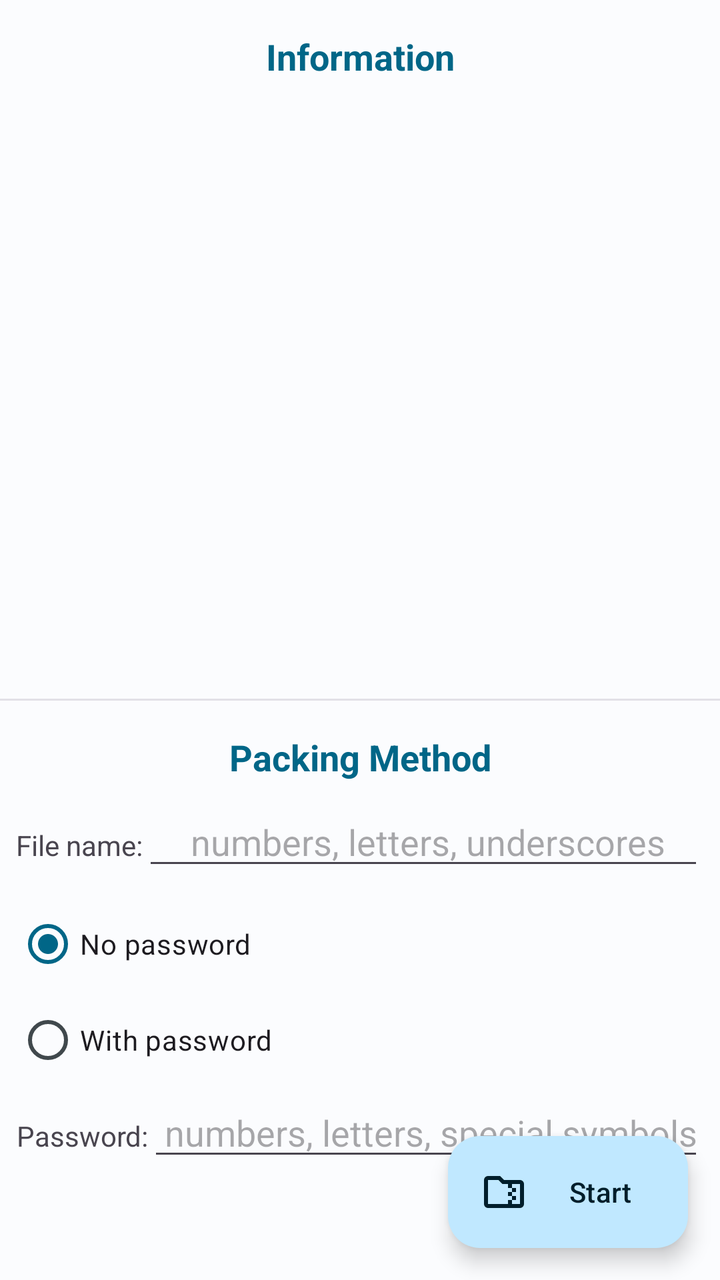
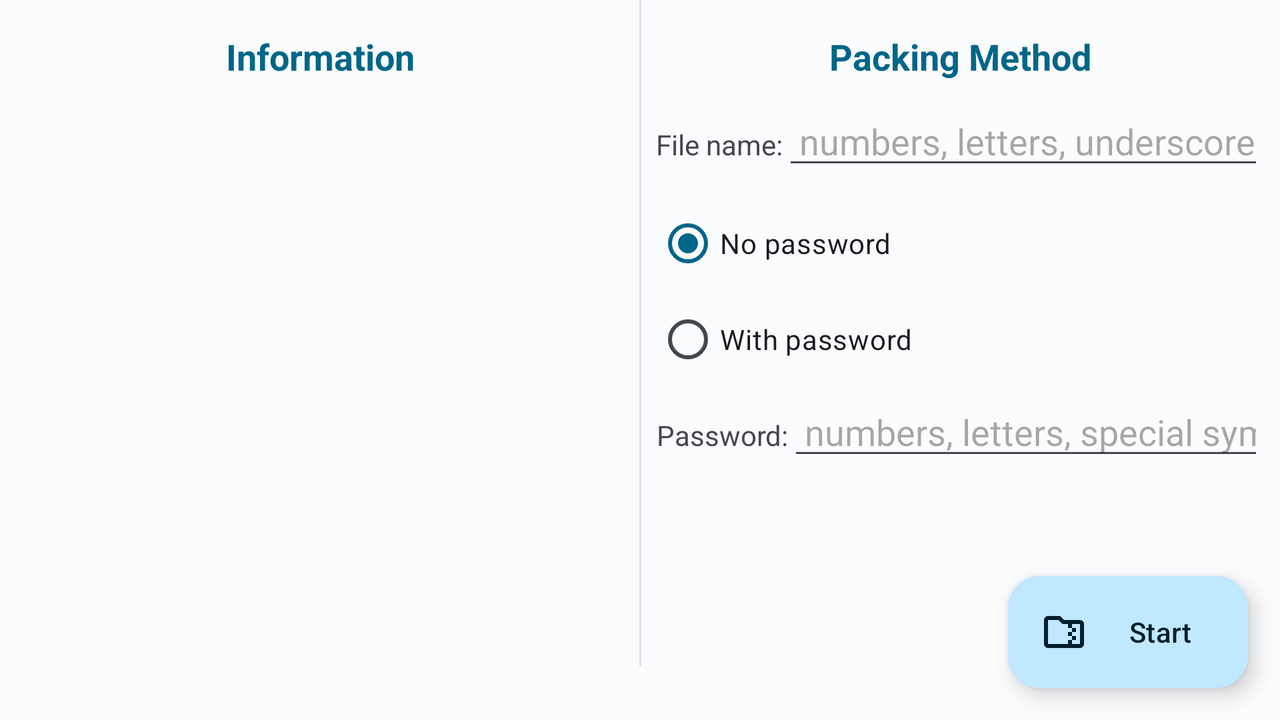

First picture: res/layout/ on a phone held upright. Second picture: the repository's own variant of that layout, on a device whose configuration matches the variant's folder. Source for both follows.
<!-- AndroidManifest.xml: application theme Theme.ImageCraft.ActionBar -->
<!-- res/layout/activity_zip.xml -->
<?xml version="1.0" encoding="utf-8"?>
<androidx.coordinatorlayout.widget.CoordinatorLayout xmlns:android="http://schemas.android.com/apk/res/android"
    xmlns:app="http://schemas.android.com/apk/res-auto"
    xmlns:tools="http://schemas.android.com/tools"
    android:layout_width="match_parent"
    android:layout_height="match_parent"
    tools:context=".functions.Image2ZipActivity">

    <androidx.core.widget.NestedScrollView
        android:layout_width="match_parent"
        android:layout_height="match_parent"
        android:fillViewport="true">

        <androidx.constraintlayout.widget.ConstraintLayout
            android:layout_width="match_parent"
            android:layout_height="match_parent"
            android:animateLayoutChanges="true"
            android:paddingBottom="80dp"
            app:layout_constraintWidth_max="700dp">

            <TextView
                android:id="@+id/info_title"
                android:layout_width="wrap_content"
                android:layout_height="wrap_content"
                android:layout_marginTop="16dp"
                android:text="@string/image_info"
                android:textColor="?colorPrimary"
                android:textSize="18sp"
                android:textStyle="bold"
                app:layout_constraintEnd_toEndOf="parent"
                app:layout_constraintStart_toStartOf="parent"
                app:layout_constraintTop_toTopOf="parent" />

            <TextView
                android:id="@+id/info_content"
                android:layout_width="wrap_content"
                android:layout_height="wrap_content"
                android:layout_marginTop="16dp"
                android:textSize="14sp"
                android:textStyle="normal"
                app:layout_constraintEnd_toEndOf="parent"
                app:layout_constraintStart_toStartOf="parent"
                app:layout_constraintTop_toBottomOf="@+id/info_title" />

            <androidx.recyclerview.widget.RecyclerView
                android:id="@+id/carousel_recycler_view"
                android:layout_width="0dp"
                android:layout_height="250dp"
                android:layout_margin="8dp"
                android:clipChildren="false"
                android:clipToPadding="false"
                android:orientation="horizontal"
                app:layoutManager="com.google.android.material.carousel.CarouselLayoutManager"
                app:layout_constraintEnd_toEndOf="parent"
                app:layout_constraintStart_toStartOf="parent"
                app:layout_constraintTop_toBottomOf="@+id/info_content" />

            <com.google.android.material.divider.MaterialDivider
                android:id="@+id/info_div"
                android:layout_width="0dp"
                android:layout_height="wrap_content"
                android:layout_marginTop="16dp"
                android:alpha="0.5"
                app:layout_constraintEnd_toEndOf="parent"
                app:layout_constraintStart_toStartOf="parent"
                app:layout_constraintTop_toBottomOf="@+id/carousel_recycler_view" />

            <TextView
                android:id="@+id/method"
                android:layout_width="wrap_content"
                android:layout_height="wrap_content"
                android:layout_marginTop="16dp"
                android:text="@string/packing_method"
                android:textColor="?colorPrimary"
                android:textSize="18sp"
                android:textStyle="bold"
                app:layout_constraintEnd_toEndOf="parent"
                app:layout_constraintStart_toStartOf="parent"
                app:layout_constraintTop_toBottomOf="@+id/info_div" />

            <LinearLayout
                android:id="@+id/linear_for_name"
                android:layout_width="0dp"
                android:layout_height="wrap_content"
                android:layout_margin="8dp"
                android:orientation="horizontal"
                app:layout_constraintEnd_toEndOf="parent"
                app:layout_constraintStart_toStartOf="parent"
                app:layout_constraintTop_toBottomOf="@+id/method"
                tools:ignore="RtlSymmetry">

                <TextView
                    android:layout_width="wrap_content"
                    android:layout_height="wrap_content"
                    android:gravity="center"
                    android:text="@string/file_name"
                    android:textAlignment="gravity" />

                <EditText
                    android:id="@+id/ed_name"
                    android:layout_width="match_parent"
                    android:layout_height="wrap_content"
                    android:gravity="center"
                    android:hint="@string/file_name_content"
                    android:imeOptions="actionDone"
                    android:importantForAutofill="no"
                    android:inputType="text"
                    android:maxLength="10"
                    android:paddingStart="8dp" />

            </LinearLayout>

            <RadioGroup
                android:id="@+id/radioGroup"
                android:layout_width="0dp"
                android:layout_height="wrap_content"
                android:layout_margin="8dp"
                app:layout_constraintEnd_toEndOf="parent"
                app:layout_constraintStart_toStartOf="parent"
                app:layout_constraintTop_toBottomOf="@+id/linear_for_name">

                <com.google.android.material.radiobutton.MaterialRadioButton
                    android:id="@+id/auto"
                    android:layout_width="match_parent"
                    android:layout_height="wrap_content"
                    android:checked="true"
                    android:text="@string/no_password"
                    android:textSize="14sp" />

                <com.google.android.material.radiobutton.MaterialRadioButton
                    android:id="@+id/custom"
                    android:layout_width="match_parent"
                    android:layout_height="wrap_content"
                    android:text="@string/with_password"
                    android:textSize="14sp" />
            </RadioGroup>

            <LinearLayout
                android:id="@+id/lr_for_password"
                android:layout_width="0dp"
                android:layout_height="wrap_content"
                android:layout_marginHorizontal="8dp"
                android:orientation="horizontal"
                android:visibility="invisible"
                app:layout_constraintEnd_toEndOf="parent"
                app:layout_constraintStart_toStartOf="parent"
                app:layout_constraintTop_toBottomOf="@+id/radioGroup"
                tools:ignore="RtlSymmetry"
                tools:visibility="visible">

                <TextView
                    android:layout_width="wrap_content"
                    android:layout_height="wrap_content"
                    android:gravity="center"
                    android:text="@string/password"
                    android:textAlignment="gravity" />

                <EditText
                    android:id="@+id/ed_password"
                    android:layout_width="match_parent"
                    android:layout_height="wrap_content"
                    android:gravity="center"
                    android:hint="@string/password_content"
                    android:imeOptions="actionDone"
                    android:importantForAutofill="no"
                    android:inputType="textPassword"
                    android:maxLength="9"
                    android:paddingStart="8dp" />

            </LinearLayout>

        </androidx.constraintlayout.widget.ConstraintLayout>

    </androidx.core.widget.NestedScrollView>

    <com.google.android.material.floatingactionbutton.ExtendedFloatingActionButton
        android:id="@+id/bt_floating"
        android:layout_width="wrap_content"
        android:layout_height="wrap_content"
        android:layout_gravity="end|bottom"
        android:layout_margin="16dp"
        android:text="@string/start"
        app:icon="@drawable/folder_zip" />
</androidx.coordinatorlayout.widget.CoordinatorLayout>
<!-- resources referenced by this layout -->
<resources>
  <!-- drawable folder_zip (drawable) -->
  <vector xmlns:android="http://schemas.android.com/apk/res/android"
      android:width="24dp"
      android:height="24dp"
      android:tint="?colorOnBackground"
      android:viewportWidth="960"
      android:viewportHeight="960">
      <path
          android:fillColor="@android:color/white"
          android:pathData="M640,480L640,400L720,400L720,480L640,480ZM640,560L560,560L560,480L640,480L640,560ZM640,640L640,560L720,560L720,640L640,640ZM447,320L367,240L160,240Q160,240 160,240Q160,240 160,240L160,720Q160,720 160,720Q160,720 160,720L560,720L560,640L640,640L640,720L800,720Q800,720 800,720Q800,720 800,720L800,320Q800,320 800,320Q800,320 800,320L640,320L640,400L560,400L560,320L447,320ZM160,800Q127,800 103.5,776.5Q80,753 80,720L80,240Q80,207 103.5,183.5Q127,160 160,160L400,160L480,240L800,240Q833,240 856.5,263.5Q880,287 880,320L880,720Q880,753 856.5,776.5Q833,800 800,800L160,800ZM160,720L160,720Q160,720 160,720Q160,720 160,720L160,320Q160,320 160,320Q160,320 160,320L160,320L160,240L160,240Q160,240 160,240Q160,240 160,240L160,720Q160,720 160,720Q160,720 160,720Z" />
  </vector>
  <string name="file_name">File name:</string>
  <string name="file_name_content">numbers, letters, underscores</string>
  <string name="image_info">Information</string>
  <string name="no_password">No password</string>
  <string name="packing_method">Packing Method</string>
  <string name="password">Password: </string>
  <string name="password_content">numbers, letters, special symbols</string>
  <string name="start">Start</string>
  <string name="with_password">With password</string>
  <style name="Theme.ImageCraft.ActionBar" parent="Base.Theme.ImageCraft.ActionBar" />
  <color name="md_theme_light_primary">#006687</color>
  <color name="md_theme_light_onPrimary">#FFFFFF</color>
  <color name="md_theme_light_primaryContainer">#C0E8FF</color>
  <color name="md_theme_light_onPrimaryContainer">#001E2B</color>
  <color name="md_theme_light_secondary">#006685</color>
  <color name="md_theme_light_onSecondary">#FFFFFF</color>
  <color name="md_theme_light_secondaryContainer">#BFE9FF</color>
  <color name="md_theme_light_onSecondaryContainer">#001F2A</color>
  <color name="md_theme_light_tertiary">#5F5A7D</color>
  <color name="md_theme_light_onTertiary">#FFFFFF</color>
  <color name="md_theme_light_tertiaryContainer">#E4DFFF</color>
  <color name="md_theme_light_onTertiaryContainer">#1B1736</color>
  <color name="md_theme_light_error">#BA1A1A</color>
  <color name="md_theme_light_errorContainer">#FFDAD6</color>
  <color name="md_theme_light_onError">#FFFFFF</color>
  <color name="md_theme_light_onErrorContainer">#410002</color>
  <color name="md_theme_light_background">#FBFCFE</color>
  <color name="md_theme_light_onBackground">#191C1E</color>
  <color name="md_theme_light_surface">#FBFCFE</color>
  <color name="md_theme_light_onSurface">#191C1E</color>
  <color name="md_theme_light_surfaceVariant">#DCE3E9</color>
  <color name="md_theme_light_onSurfaceVariant">#40484C</color>
  <color name="md_theme_light_outline">#71787D</color>
  <color name="md_theme_light_inverseOnSurface">#F0F1F3</color>
  <color name="md_theme_light_inverseSurface">#2E3133</color>
  <color name="md_theme_light_inversePrimary">#71D2FF</color>
  <!-- some entries are left out for length -->
</resources>
<!-- res/layout-land/activity_zip.xml (the repository's variant of the layout above) -->
<!-- drawn on the phone turned sideways -->
<?xml version="1.0" encoding="utf-8"?>
<androidx.coordinatorlayout.widget.CoordinatorLayout xmlns:android="http://schemas.android.com/apk/res/android"
    xmlns:app="http://schemas.android.com/apk/res-auto"
    xmlns:tools="http://schemas.android.com/tools"
    android:layout_width="match_parent"
    android:layout_height="match_parent"
    tools:context=".functions.Image2ZipActivity">

    <androidx.core.widget.NestedScrollView
        android:layout_width="match_parent"
        android:layout_height="match_parent"
        android:fillViewport="true">

        <androidx.constraintlayout.widget.ConstraintLayout
            android:layout_width="match_parent"
            android:layout_height="match_parent"
            android:animateLayoutChanges="true"
            android:paddingBottom="80dp"
            app:layout_constraintWidth_max="700dp">

            <TextView
                android:id="@+id/info_title"
                android:layout_width="wrap_content"
                android:layout_height="wrap_content"
                android:layout_marginTop="16dp"
                android:text="@string/image_info"
                android:textColor="?colorPrimary"
                android:textSize="18sp"
                android:textStyle="bold"
                app:layout_constraintEnd_toStartOf="@+id/guideline5"
                app:layout_constraintStart_toStartOf="parent"
                app:layout_constraintTop_toTopOf="parent" />

            <TextView
                android:id="@+id/info_content"
                android:layout_width="wrap_content"
                android:layout_height="wrap_content"
                android:layout_marginTop="16dp"
                android:textSize="14sp"
                android:textStyle="normal"
                app:layout_constraintEnd_toStartOf="@+id/guideline5"
                app:layout_constraintStart_toStartOf="parent"
                app:layout_constraintTop_toBottomOf="@+id/info_title" />

            <androidx.recyclerview.widget.RecyclerView
                android:id="@+id/carousel_recycler_view"
                android:layout_width="0dp"
                android:layout_height="250dp"
                android:layout_margin="8dp"
                android:clipChildren="false"
                android:clipToPadding="false"
                android:orientation="horizontal"
                app:layoutManager="com.google.android.material.carousel.CarouselLayoutManager"
                app:layout_constraintEnd_toStartOf="@+id/guideline5"
                app:layout_constraintStart_toStartOf="parent"
                app:layout_constraintTop_toBottomOf="@+id/info_content" />

            <com.google.android.material.divider.MaterialDivider
                android:id="@+id/info_div"
                android:layout_width="1dp"
                android:layout_height="0dp"
                android:alpha="0.5"
                app:layout_constraintBottom_toBottomOf="parent"
                app:layout_constraintEnd_toEndOf="parent"
                app:layout_constraintStart_toStartOf="parent"
                app:layout_constraintTop_toTopOf="parent" />

            <TextView
                android:id="@+id/method"
                android:layout_width="wrap_content"
                android:layout_height="wrap_content"
                android:layout_marginTop="16dp"
                android:text="@string/packing_method"
                android:textColor="?colorPrimary"
                android:textSize="18sp"
                android:textStyle="bold"
                app:layout_constraintEnd_toEndOf="parent"
                app:layout_constraintStart_toEndOf="@+id/guideline5"
                app:layout_constraintTop_toTopOf="parent" />

            <LinearLayout
                android:id="@+id/linear_for_name"
                android:layout_width="0dp"
                android:layout_height="wrap_content"
                android:layout_margin="8dp"
                android:orientation="horizontal"
                app:layout_constraintEnd_toEndOf="parent"
                app:layout_constraintStart_toEndOf="@+id/guideline5"
                app:layout_constraintTop_toBottomOf="@+id/method"
                tools:ignore="RtlSymmetry">

                <TextView
                    android:layout_width="wrap_content"
                    android:layout_height="wrap_content"
                    android:gravity="center"
                    android:text="@string/file_name"
                    android:textAlignment="gravity" />

                <EditText
                    android:id="@+id/ed_name"
                    android:layout_width="match_parent"
                    android:layout_height="wrap_content"
                    android:gravity="center"
                    android:hint="@string/file_name_content"
                    android:imeOptions="actionDone"
                    android:importantForAutofill="no"
                    android:inputType="text"
                    android:maxLength="10"
                    android:paddingStart="8dp" />

            </LinearLayout>

            <RadioGroup
                android:id="@+id/radioGroup"
                android:layout_width="0dp"
                android:layout_height="wrap_content"
                android:layout_margin="8dp"
                app:layout_constraintEnd_toEndOf="parent"
                app:layout_constraintStart_toEndOf="@+id/guideline5"
                app:layout_constraintTop_toBottomOf="@+id/linear_for_name">

                <com.google.android.material.radiobutton.MaterialRadioButton
                    android:id="@+id/auto"
                    android:layout_width="match_parent"
                    android:layout_height="wrap_content"
                    android:checked="true"
                    android:text="@string/no_password"
                    android:textSize="14sp" />

                <com.google.android.material.radiobutton.MaterialRadioButton
                    android:id="@+id/custom"
                    android:layout_width="match_parent"
                    android:layout_height="wrap_content"
                    android:text="@string/with_password"
                    android:textSize="14sp" />
            </RadioGroup>

            <LinearLayout
                android:id="@+id/lr_for_password"
                android:layout_width="0dp"
                android:layout_height="wrap_content"
                android:layout_marginHorizontal="8dp"
                android:orientation="horizontal"
                android:visibility="invisible"
                app:layout_constraintEnd_toEndOf="parent"
                app:layout_constraintStart_toEndOf="@+id/guideline5"
                app:layout_constraintTop_toBottomOf="@+id/radioGroup"
                tools:ignore="RtlSymmetry"
                tools:visibility="visible">

                <TextView
                    android:layout_width="wrap_content"
                    android:layout_height="wrap_content"
                    android:gravity="center"
                    android:text="@string/password"
                    android:textAlignment="gravity" />

                <EditText
                    android:id="@+id/ed_password"
                    android:layout_width="match_parent"
                    android:layout_height="wrap_content"
                    android:gravity="center"
                    android:hint="@string/password_content"
                    android:imeOptions="actionDone"
                    android:importantForAutofill="no"
                    android:inputType="textPassword"
                    android:maxLength="9"
                    android:paddingStart="8dp" />

            </LinearLayout>

            <androidx.constraintlayout.widget.Guideline
                android:id="@+id/guideline5"
                android:layout_width="wrap_content"
                android:layout_height="wrap_content"
                android:orientation="vertical"
                app:layout_constraintGuide_percent="0.5" />

        </androidx.constraintlayout.widget.ConstraintLayout>

    </androidx.core.widget.NestedScrollView>

    <com.google.android.material.floatingactionbutton.ExtendedFloatingActionButton
        android:id="@+id/bt_floating"
        android:layout_width="wrap_content"
        android:layout_height="wrap_content"
        android:layout_gravity="end|bottom"
        android:layout_margin="16dp"
        android:text="@string/start"
        app:icon="@drawable/folder_zip" />
</androidx.coordinatorlayout.widget.CoordinatorLayout>
